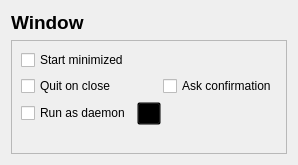
<?xml version="1.0" encoding="UTF-8"?>
<ui version="4.0">
 <class>WindowConfigPage</class>
 <widget class="QWidget" name="WindowConfigPage">
  <property name="geometry">
   <rect>
    <x>0</x>
    <y>0</y>
    <width>298</width>
    <height>165</height>
   </rect>
  </property>
  <property name="windowTitle">
   <string>Form</string>
  </property>
  <layout class="QVBoxLayout" name="verticalLayout_2">
   <item>
    <widget class="QLabel" name="pageName">
     <property name="font">
      <font>
       <pointsize>14</pointsize>
       <weight>75</weight>
       <bold>true</bold>
      </font>
     </property>
     <property name="text">
      <string>Window</string>
     </property>
    </widget>
   </item>
   <item>
    <widget class="QFrame" name="frame">
     <property name="frameShape">
      <enum>QFrame::StyledPanel</enum>
     </property>
     <property name="frameShadow">
      <enum>QFrame::Raised</enum>
     </property>
     <layout class="QVBoxLayout" name="verticalLayout">
      <item>
       <widget class="QCheckBox" name="startMinimized">
        <property name="text">
         <string>Start minimized</string>
        </property>
       </widget>
      </item>
      <item>
       <layout class="QHBoxLayout" name="horizontalLayout_2">
        <item>
         <widget class="QCheckBox" name="quitOnClose">
          <property name="text">
           <string>Quit on close</string>
          </property>
         </widget>
        </item>
        <item>
         <spacer name="horizontalSpacer_2">
          <property name="orientation">
           <enum>Qt::Horizontal</enum>
          </property>
          <property name="sizeHint" stdset="0">
           <size>
            <width>40</width>
            <height>20</height>
           </size>
          </property>
         </spacer>
        </item>
        <item>
         <widget class="QCheckBox" name="askQuitConfirmation">
          <property name="text">
           <string>Ask confirmation</string>
          </property>
         </widget>
        </item>
       </layout>
      </item>
      <item>
       <layout class="QHBoxLayout" name="horizontalLayout">
        <item>
         <widget class="QCheckBox" name="runAsDaemon">
          <property name="text">
           <string>Run as daemon</string>
          </property>
         </widget>
        </item>
        <item>
         <widget class="QToolButton" name="aboutDaemonMode">
          <property name="styleSheet">
           <string notr="true">background: transparent;</string>
          </property>
          <property name="icon">
           <iconset resource="../../img.qrc">
            <normaloff>:/img/info.png</normaloff>:/img/info.png</iconset>
          </property>
         </widget>
        </item>
        <item>
         <spacer name="horizontalSpacer">
          <property name="orientation">
           <enum>Qt::Horizontal</enum>
          </property>
          <property name="sizeHint" stdset="0">
           <size>
            <width>40</width>
            <height>20</height>
           </size>
          </property>
         </spacer>
        </item>
       </layout>
      </item>
      <item>
       <spacer name="verticalSpacer">
        <property name="orientation">
         <enum>Qt::Vertical</enum>
        </property>
        <property name="sizeHint" stdset="0">
         <size>
          <width>20</width>
          <height>40</height>
         </size>
        </property>
       </spacer>
      </item>
     </layout>
    </widget>
   </item>
  </layout>
 </widget>
 <resources>
  <include location="../../img.qrc"/>
 </resources>
 <connections/>
</ui>
